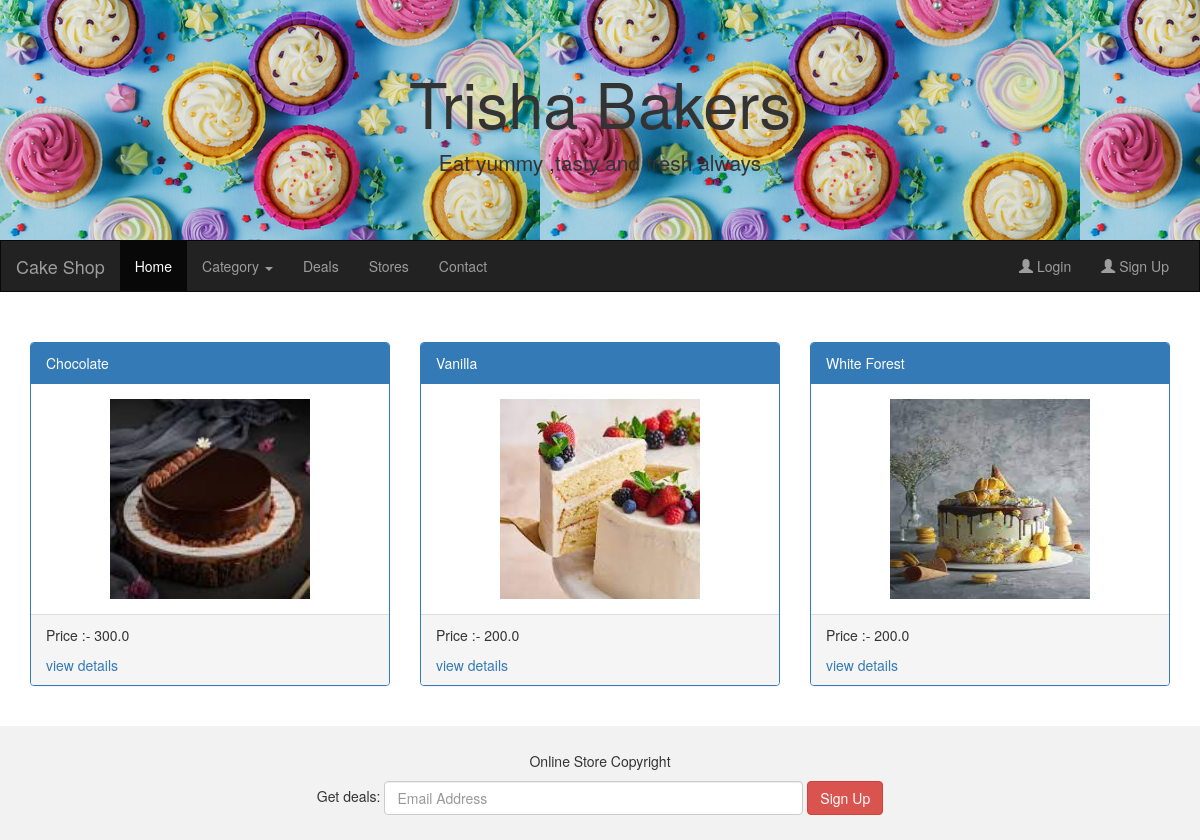
/ShowCakes/3, run on the app's committed database.
### AdminApp/models.py (models this page shows)
class Product(models.Model):
    pname = models.CharField(max_length=20)
    price = models.FloatField(default=200)
    description = models.CharField(max_length=50)
    size = models.FloatField(default=1)
    quantity = models.IntegerField()
    image = models.ImageField(default='abc.jpg', upload_to='Images')
    cat = models.ForeignKey(to='Category', on_delete=models.CASCADE)
    class Meta:
        db_table = "Product"

### UserApp/views.py (the view)
# urls.py: path('ShowCakes/<id>',views.ShowCakes),
def ShowCakes(request, id):
    cats = Category.objects.all()
    id = Category.objects.get(id=id)
    cakes = Product.objects.filter(cat=id)
    return render(request, "homepage.html", {"cats": cats, "cakes": cakes})

### UserApp/templates/homepage.html (shortened to what this page needs)
{%load static%}
<!DOCTYPE html>
<html lang="en">
<head>
    <link rel="stylesheet" href="https://maxcdn.bootstrapcdn.com/bootstrap/3.4.1/css/bootstrap.min.css">
</head>
<body>
    <div class="jumbotron">
        <div class="container text-center">
            <h1>Trisha Bakers</h1>
            <p>Eat yummy ,tasty and fresh always</p>
        </div>
    </div>
    <nav class="navbar navbar-inverse">
        <div class="container-fluid">
            <div class="navbar-header">
                {%if "uname" in request.session%}
      <a class="navbar-brand" href="#">Welcome {{request.session.uname}}</a>
      {%else%}
      <a class="navbar-brand" href="#">Cake Shop</a>
      {%endif%}
            </div>
            <div class="collapse navbar-collapse" id="myNavbar">
                <ul class="nav navbar-nav">
                    <li class="active"><a href="/">Home</a></li>
                    <li class="dropdown">
                        <a class="dropdown-toggle" data-toggle="dropdown" href="#">Category
                            <span class="caret"></span></a>
                    </li>
                    <li><a href="#">Deals</a></li>
                    <li><a href="#">Stores</a></li>
                    <li><a href="#">Contact</a></li>
                </ul>
                <ul class="nav navbar-nav navbar-right">
                    {%if "uname" in request.session%}
        <li><a href="/ShowAllCartItems"><span class="glyphicon glyphicon-shopping-cart"></span> Cart</a></li>
        <li><a href="/signout"><span class="glyphicon glyphicon-user"></span> Sign Out</a></li>
        {%else%}
        <li><a href="/login"><span class="glyphicon glyphicon-user"></span> Login</a></li>
        <li><a href="/signup"><span class="glyphicon glyphicon-user"></span> Sign Up</a></li>
        {%endif%}
        </ul>
            </div>
        </div>
    </nav>
    <div class="container">
    {%block content%}
        <div class="row">
            {% for cake in cakes%}
            <div class="col-sm-4">
                <div class="panel panel-primary">
                    <div class="panel-heading">{{cake.pname}}</div>
                    <div class="panel-body"><center><img src="{{cake.image.url}}" class="img-responsive"
                            style="width:200px;height:200px" alt="Image"></center></div>
                    <div class="panel-footer">
                        <p>Price :- {{cake.price}}</p>
                    <a href="/ViewDetails/{{cake.id}}">view details</a>
                    </div>
                </div>
            </div>
            {%endfor%}
        </div>
    {%endblock content%}
</div><br>
    <footer class="container-fluid text-center">
        <p>Online Store Copyright</p>
        <form class="form-inline">Get deals:
            <input type="email" class="form-control" size="50" placeholder="Email Address">
            <button type="button" class="btn btn-danger">Sign Up</button>
        </form>
    </footer>
</body>
</html>

### data on the page
Product: pname "Chocolate", image (picture), price "300.0"
Product: pname "Vanilla", image (picture), price "200.0"
Product: pname "White Forest", image (picture), price "200.0"
